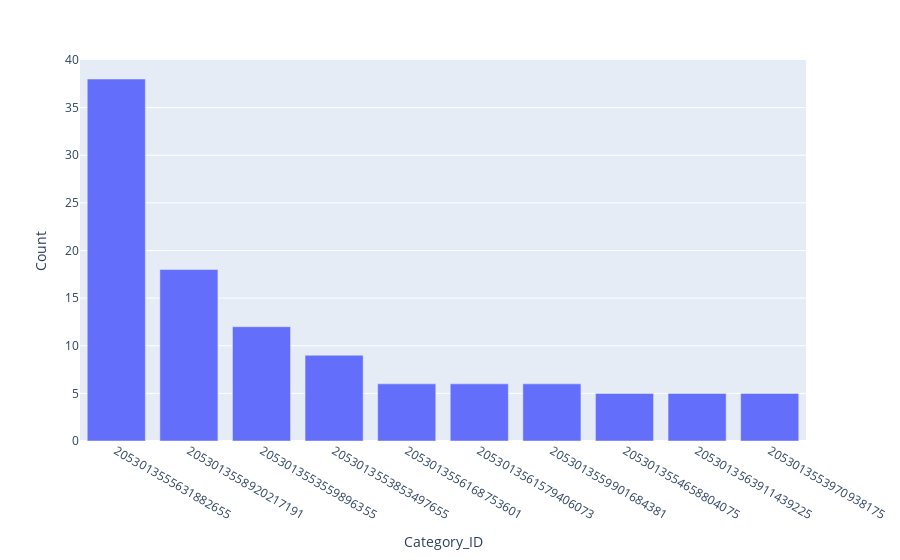

Write notebook code for a chart like this one.
### Markdown cell above
The category_id is an unique identifier for the category of a Product. Every Product is assigned to a single category_id, which is summarizing many product_ids into categories. This knowledge is based on the more detailed analyzes within the file "product_analysis.ipnynb". As you can see in the overview, there are [...] unique category_ids.

### Code cell
sdf_count_per_category_id=spark.sql("SELECT DISTINCT(category_id) AS Category_ID, \
                                            COUNT(product_id) AS Count \
                                     FROM Data \
                                     GROUP BY category_id \
                                     ORDER BY Count DESC")
                                     
px.bar(sdf_count_per_category_id.limit(10).toPandas(), x="Category_ID", y="Count")

### Figure 1 — Plotly figure (JSON) as saved in the notebook; plotly's stock layout.template omitted (floating-point values rounded to 4 significant figures)
{"data": [{"alignmentgroup": "True", "hovertemplate": "Category_ID=%{x}<br>Count=%{y}<extra></extra>", "legendgroup": "", "marker": {"color": "#636efa"}, "name": "", "offsetgroup": "", "orientation": "v", "showlegend": false, "textposition": "auto", "type": "bar", "x": ["2053013555631882655", "2053013558920217191", "2053013553559896355", "2053013553853497655", "2053013556168753601", "2053013561579406073", "2053013559901684381", "2053013554658804075", "2053013563911439225", "2053013553970938175"], "xaxis": "x", "y": [38, 18, 12, 9, 6, 6, 6, 5, 5, 5], "yaxis": "y"}], "layout": {"barmode": "relative", "legend": {"tracegroupgap": 0}, "margin": {"t": 60}, "xaxis": {"anchor": "y", "domain": [0, 1], "title": {"text": "Category_ID"}}, "yaxis": {"anchor": "x", "domain": [0, 1], "title": {"text": "Count"}}}}
